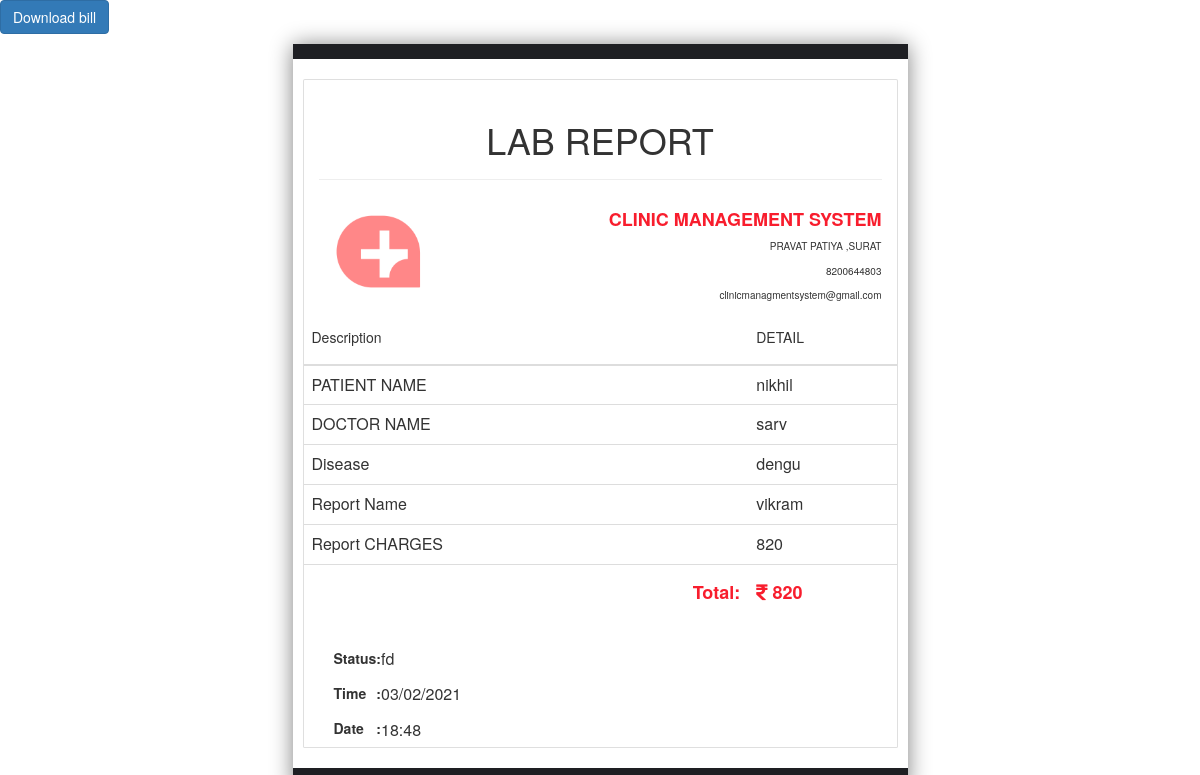
/labreport.php?lid=60 (signed in), run on the app's committed database.
### tables this page shows
CREATE TABLE `lab_details` (
  `lab_id` int(11) NOT NULL,
  `patient_id` int(11) NOT NULL,
  `doctor_id` int(11) NOT NULL,
  `disease_id` int(11) NOT NULL,
  `report_name_id` int(11) NOT NULL,
  `report_charge` int(11) NOT NULL,
  `Report_date` varchar(20) NOT NULL,
  `report_time_id` int(11) NOT NULL,
  `Status_id` int(11) NOT NULL
);

CREATE TABLE `patient` (
  `patient_id` int(11) NOT NULL,
  `patient_name` varchar(30) NOT NULL,
  `patient_Father_name` varchar(30) NOT NULL,
  `patient_age` int(11) NOT NULL,
  `patient_Weight` int(11) NOT NULL,
  `gender` varchar(20) NOT NULL,
  `patient_Address` varchar(50) NOT NULL,
  `Blood_id` varchar(20) NOT NULL,
  `Phone_no` varchar(30) NOT NULL
);

CREATE TABLE `doctor` (
  `doctor_id` int(11) NOT NULL,
  `doctor_name` varchar(30) NOT NULL,
  `image_name` varchar(30) NOT NULL,
  `doctor_email` varchar(60) NOT NULL,
  `doctor_password` varchar(30) NOT NULL,
  `designation_id` int(11) NOT NULL,
  `Experience` varchar(30) NOT NULL,
  `doctor_fees` varchar(30) NOT NULL,
  `degree` varchar(30) NOT NULL,
  `gender` varchar(30) NOT NULL,
  `Phone_no` varchar(30) NOT NULL
);

CREATE TABLE `disease` (
  `Disease_id` int(11) NOT NULL,
  `Disease_name` varchar(50) NOT NULL
);

CREATE TABLE `report_details` (
  `report_name_id` int(11) NOT NULL,
  `report_name` varchar(30) NOT NULL,
  `report_charge` int(11) NOT NULL
);

CREATE TABLE `status` (
  `Status_id` int(11) NOT NULL,
  `Status_name` varchar(30) NOT NULL
);

CREATE TABLE `report_time` (
  `report_time_id` int(11) NOT NULL,
  `report_times` varchar(30) NOT NULL
);

### labreport.php (the view, shortened to what this page needs)
<?php
$cn=getCon();
$lid = $_GET['lid'];
$query="select t1.lab_id,p1.patient_name,d1.doctor_name,d2.disease_name,r1.report_name,t1.report_charge,t1.Report_date,r2.report_times,s1.Status_name from lab_details as t1,patient as p1,doctor as d1,disease as d2,report_details as r1,report_time as r2,status as s1 WHERE
t1.patient_id = p1.patient_id and
t1.doctor_id = d1.doctor_id and
t1.disease_id = d2.disease_id and
t1.report_name_id = r1.report_name_id and
t1.report_time_id = r2.report_time_id and
t1.Status_id = s1.Status_id and
t1.lab_id  = ".$lid;
$res=mysqli_query($cn,$query) or die(mysqli_error());
    $row=mysqli_fetch_array($res);
?>
<html>
 <head>
                                <link rel="stylesheet" type="text/css" href="pdf.css">
                                <link href='https://maxcdn.bootstrapcdn.com/bootstrap/3.3.0/css/bootstrap.min.css' rel='stylesheet'>
                                <link href='https://use.fontawesome.com/releases/v5.8.1/css/all.css' rel='stylesheet'>
                            </head>
                            <body oncontextmenu='return false' class='snippet-body'>
                                 <button class="btn btn-primary" id="download"> Download bill</button>
        <div class="row">
            <div class="col-md-6 col-md-offset-3 body-main">
               <div class="card" id="abc">
                <div class="col-md-12">
                    <div class="page-header">
                         <h1>LAB REPORT</h1>
                    </div>
                    <div class="row">
                        <div class="col-md-4"> <img class="img" alt="Invoce Template" src="cms.jpg" /> </div>
                            <div class="col-md-8 text-right">
                            <h4 style="color: #F81D2D;"><strong>CLINIC MANAGEMENT SYSTEM</strong></h4>
                            <p>PRAVAT PATIYA ,SURAT</p>
                            <p>8200644803</p>
                            <p>clinicmanagmentsystem@gmail.com</p>
                        </div>
                        <table class="table">
                            <thead>
                                <tr>
                                    <th>
                                        <h5>Description</h5>
                                    </th>
                                    <th>
                                        <h5>DETAIL</h5>
                                    </th>
                                </tr>
                            </thead>
                            <tbody>
                                <tr>
                                    <td class="col-md-9">PATIENT NAME </td>
                                    <td class="col-md-3"><i area-hidden="true"></i> <?php echo $row[1]; ?></td>
                                </tr>
                                <tr>
                                    <td class="col-md-9">DOCTOR NAME</td>
                                    <td class="col-md-3"><i area-hidden="true"></i> <?php echo $row[2]; ?></td>
                                </tr>
                                <tr>
                                    <td class="col-md-9">Disease</td>
                                    <td class="col-md-3"><i area-hidden="true"></i> <?php echo $row[3]; ?></td>
                                </tr>
                                <tr>
                                    <td class="col-md-9">Report Name</td>
                                    <td class="col-md-3"><i area-hidden="true"></i> <?php echo $row[4]; ?></td>
                                </tr>
                                <tr>
                                    <td class="col-md-9">Report CHARGES</td>
                                    <td class="col-md-3"><i area-hidden="true"></i> <?php echo $row[5]; ?></td>
                                </tr>
                                <tr style="color: #F81D2D;">
                                    <td class="text-right">
                                        <h4><strong>Total:</strong></h4>
                                    </td>
                                    <td class="text-left">
                                        <h4><strong><i class="fas fa-rupee-sign" area-hidden="true"></i> <?php echo $row[5]; ?></strong></h4>
                                    </td>
                                </tr>
                            </tbody>
                        </table>
                    </div>
                    <div>
                        <div class="col-md-12">
                            <table >
                            <tr><td><h5><b>Status  </b></td> <td><h5><b> : </b></td><td><?php  echo $row[8]; ?></h5></td> </tr>
                            <tr><td><h5><b>Time   </b></td><td><h5><b> : </b></td><td><?php  echo $row[6]; ?></h5></td> </tr>
                            <tr><td><h5><b>Date   </b></td><td><h5><b> : </b></td><td><?php  echo $row[7]; ?></h5></td> </tr>
                            </table>
                        </div>
                    </div>
                    </div>
                </div>
            </div>
</div>
                            </body>
                        </html>

### pdf.css (style rules this page uses)
body { margin: 0; font-family: Roboto, -apple-system, BlinkMacSystemFont, "Segoe UI", Roboto, "Helvetica Neue", Arial, sans-serif, "Apple Color Emoji", "Segoe UI Emoji", "Segoe UI Symbol", "Noto Color Emoji"; font-size: .8125rem; font-weight: 400; line-height: 1.5385; color: #333; text-align: left; background-color: #eee }
.card { position: relative; display: -ms-flexbox; display: flex; -ms-flex-direction: column; flex-direction: column; min-width: 0; word-wrap: break-word; background-color: #fff; background-clip: border-box; border: 1px solid rgba(0, 0, 0, .125); border-radius: .1875rem }
.btn-primary { color: #fff; background-color: #2196f3 }

### labreport.php (style rules this page uses)
.body-main { background: #ffffff; border-bottom: 20px solid #1E1F23; border-top: 15px solid #1E1F23; margin-top: 10px; margin-bottom: 30px; padding: 20px 10px !important; position: relative; box-shadow: 0 1px 21px #808080; font-size: 10px }
.img { height: 100px }
h1 { text-align: center }

### data on the page
lab_details: patient.patient_name "nikhil", doctor.doctor_name "sarv", disease.Disease_name "dengu", report_name.report_name "vikram", report_charge "820", Status.Status_name "fd", Report_date "03/02/2021", report_time.report_times "18:48"
